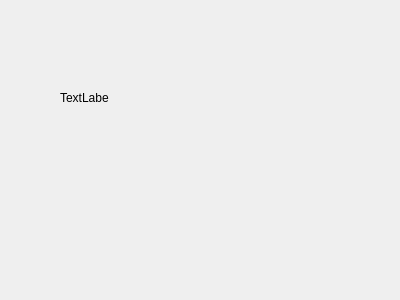
<?xml version="1.0" encoding="UTF-8"?>
<ui version="4.0">
 <class>FreenetSettings</class>
 <widget class="QWidget" name="FreenetSettings">
  <property name="geometry">
   <rect>
    <x>0</x>
    <y>0</y>
    <width>400</width>
    <height>300</height>
   </rect>
  </property>
  <property name="windowTitle">
   <string>Настройки freenet</string>
  </property>
  <property name="windowIcon">
   <iconset resource="source.qrc">
    <normaloff>:/mainapp/sources/freenet.png</normaloff>:/mainapp/sources/freenet.png</iconset>
  </property>
  <widget class="QLabel" name="freenetInDev">
   <property name="geometry">
    <rect>
     <x>60</x>
     <y>90</y>
     <width>49</width>
     <height>16</height>
    </rect>
   </property>
   <property name="text">
    <string>TextLabel</string>
   </property>
  </widget>
 </widget>
 <resources>
  <include location="source.qrc"/>
 </resources>
 <connections/>
</ui>
